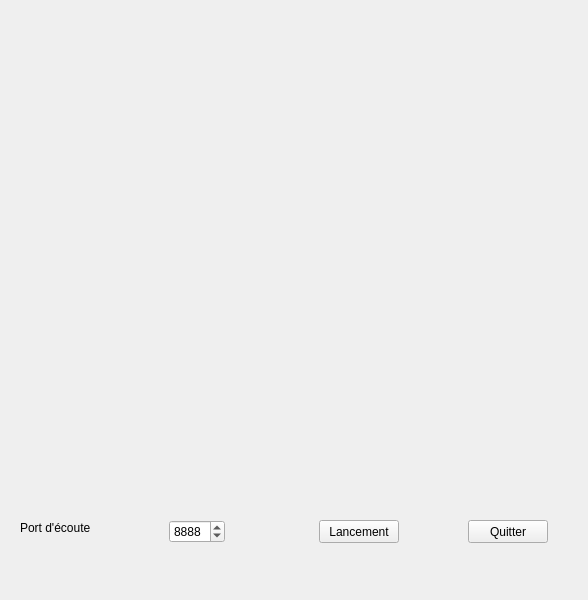
<?xml version="1.0" encoding="UTF-8"?>
<ui version="4.0">
 <class>ServeurCrawler</class>
 <widget class="QWidget" name="ServeurCrawler">
  <property name="geometry">
   <rect>
    <x>0</x>
    <y>0</y>
    <width>588</width>
    <height>600</height>
   </rect>
  </property>
  <property name="windowTitle">
   <string>ServeurCrawler</string>
  </property>
  <widget class="QSpinBox" name="spinBoxPort">
   <property name="geometry">
    <rect>
     <x>169</x>
     <y>520</y>
     <width>56</width>
     <height>23</height>
    </rect>
   </property>
   <property name="maximum">
    <number>9999</number>
   </property>
   <property name="value">
    <number>8888</number>
   </property>
  </widget>
  <widget class="QPushButton" name="pushButtonQuitter">
   <property name="geometry">
    <rect>
     <x>468</x>
     <y>520</y>
     <width>80</width>
     <height>23</height>
    </rect>
   </property>
   <property name="text">
    <string>Quitter</string>
   </property>
  </widget>
  <widget class="QPushButton" name="pushButtonLancer">
   <property name="geometry">
    <rect>
     <x>319</x>
     <y>520</y>
     <width>80</width>
     <height>23</height>
    </rect>
   </property>
   <property name="text">
    <string>Lancement</string>
   </property>
  </widget>
  <widget class="QLabel" name="label">
   <property name="geometry">
    <rect>
     <x>20</x>
     <y>520</y>
     <width>80</width>
     <height>16</height>
    </rect>
   </property>
   <property name="text">
    <string>Port d'écoute</string>
   </property>
  </widget>
 </widget>
 <resources/>
 <connections>
  <connection>
   <sender>pushButtonQuitter</sender>
   <signal>clicked()</signal>
   <receiver>ServeurCrawler</receiver>
   <slot>close()</slot>
   <hints>
    <hint type="sourcelabel">
     <x>508</x>
     <y>528</y>
    </hint>
    <hint type="destinationlabel">
     <x>451</x>
     <y>552</y>
    </hint>
   </hints>
  </connection>
 </connections>
</ui>
